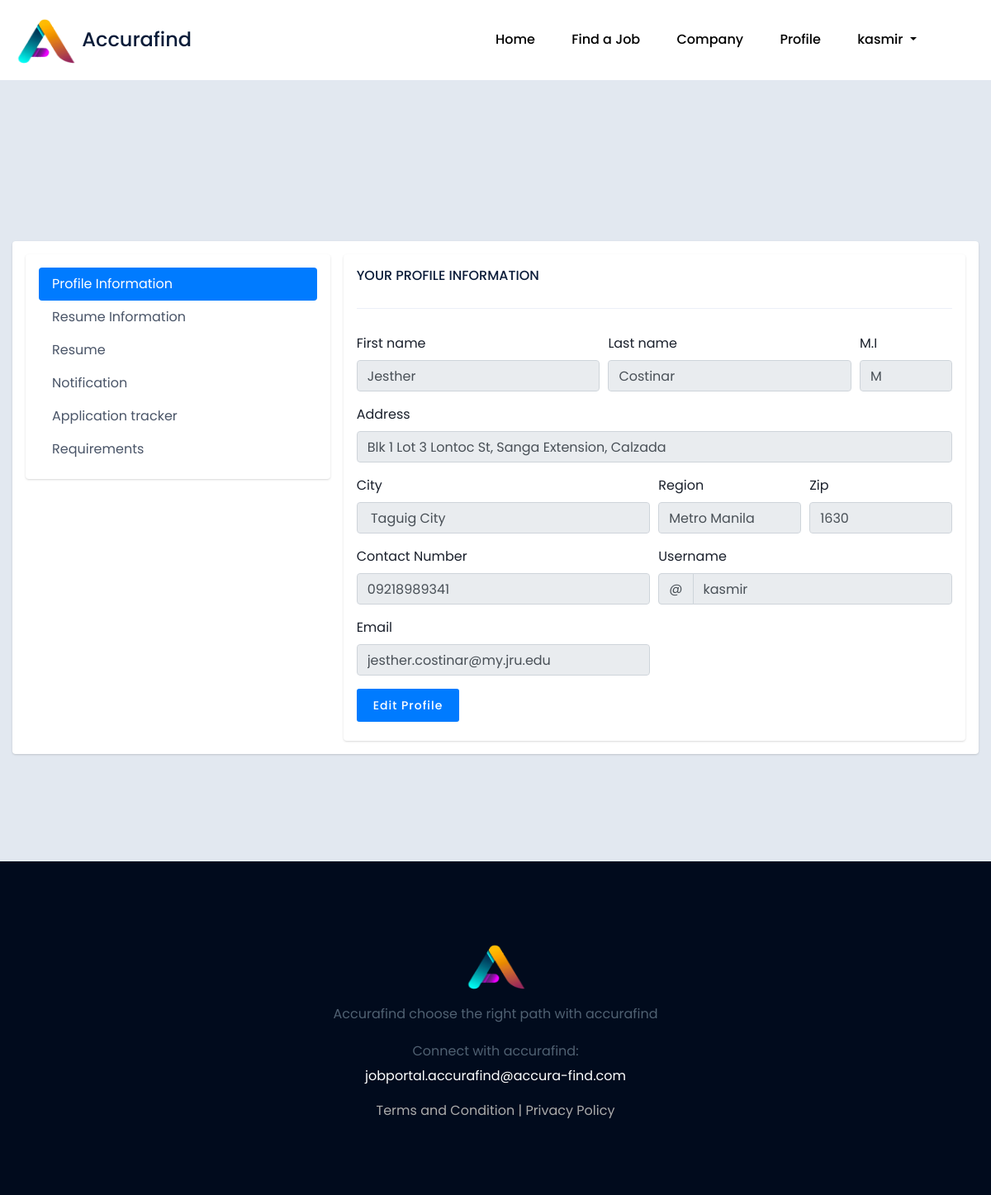
Page /applicant_profile.php (signed in) on the committed database.
### tables this page shows
CREATE TABLE `tblapplicant` (
  `APPLICANTID` int(11) NOT NULL,
  `FNAME` varchar(90) NOT NULL,
  `LNAME` varchar(90) NOT NULL,
  `MNAME` varchar(90) NOT NULL,
  `ADDRESS` varchar(200) NOT NULL,
  `CITY` varchar(90) NOT NULL,
  `STATE` varchar(90) NOT NULL,
  `ZIP` varchar(50) NOT NULL,
  `CONTACTNO` varchar(90) NOT NULL,
  `USERNAME` varchar(90) NOT NULL,
  `EMAIL` varchar(250) NOT NULL,
  `PASSWORD` varchar(250) NOT NULL,
  `OBJECTIVES` varchar(2048) NOT NULL,
  `AGE` int(20) NOT NULL,
  `BIRTHDATE` date NOT NULL,
  `HIGHEST_EDUC` varchar(250) NOT NULL,
  `WORK_EXP` varchar(250) NOT NULL,
  `FILE_NAME` varchar(2048) NOT NULL,
  `STATUS` varchar(30) NOT NULL,
  `IS_VERIFIED` int(11) NOT NULL,
  `VERIFY_LEVEL` varchar(100) NOT NULL
);

### applicant_profile.php (the view, shortened to what this page needs)
<?php
include('connection/config.php');
if (isset($_SESSION['applicantid'])) {
    $applicantid = $_SESSION['applicantid'];
} else {
    header('location: login.php');
}
$getApplicant = mysqli_query($conn, "SELECT * FROM tblapplicant WHERE applicantid = '$applicantid'");
while ($applicantRow = mysqli_fetch_array($getApplicant)) {
    $applicantFname = $applicantRow['FNAME'];
    $applicantLname = $applicantRow['LNAME'];
    $applicantMname = $applicantRow['MNAME'];
    $applicantAddress = $applicantRow['ADDRESS'];
    $applicantCity = $applicantRow['CITY'];
    $applicantState = $applicantRow['STATE'];
    $applicantZip = $applicantRow['ZIP'];
    $applicantContact = $applicantRow['CONTACTNO'];
    $applicantUsername = $applicantRow['USERNAME'];
    $applicantEmail = $applicantRow['EMAIL'];
}
?>
<?php include_once "partial/applicant_header.php"; ?>
<main style="background: #e2e8f0;">
    <section class="featured-job-area feature-padding">
        <div class="container">
            <div class="row gutters">
                <div class="col-xl-12 col-lg-12 col-md-12 col-sm-12 col-12">
                    <div class="card h-100">
                        <div class="card-body">
                            <div class="row gutters" style="color: #1a202c; text-align: left; ">
                                <div class="container">
                                    <div class="row gutters-sm">
                                        <div class="col-md-4 d-none d-md-block">
                                            <div class="card">
                                                <div class="card-body">
                                                    <nav class="nav flex-column nav-pills nav-gap-y-1">
                                                        <a href="#profile" data-toggle="tab" class="nav-item nav-link has-icon nav-link-faded active a-side-nav">
                                                            Profile Information
                                                        </a>
                                                        <a href="#resumeinfo" data-toggle="tab" class="nav-item nav-link has-icon nav-link-faded  a-side-nav">
                                                            Resume Information
                                                        </a>
                                                        <a href="#resume" data-toggle="tab" class="nav-item nav-link has-icon nav-link-faded a-side-nav">
                                                            Resume
                                                        </a>
                                                        <a href="#notification" data-toggle="tab" class="nav-item nav-link has-icon nav-link-faded a-side-nav">
                                                            Notification
                                                        </a>
                                                        <a href="#tracker" data-toggle="tab" class="nav-item nav-link has-icon nav-link-faded a-side-nav ">
                                                            Application tracker
                                                        </a>
                                                        <a href="#requirement" data-toggle="tab" class="nav-item nav-link has-icon nav-link-faded  a-side-nav">
                                                            Requirements
                                                        </a>
                                                    </nav>
                                                </div>
                                            </div>
                                        </div>
                                        <div class="col-md-8">
                                            <div class="card">
                                                <div class="card-body tab-content">
                                                    <div class="tab-pane active" id="profile">
                                                        <h6>YOUR PROFILE INFORMATION</h6>
                                                        <hr>
                                                        <form>
                                                            <div class="form-row">
                                                                <div class="col-md-5 mb-3">
                                                                    <label for="fname">First name</label>
                                                                    <input type="text" class="form-control" id="fname" name="fname" placeholder="First name" value="<?php echo $applicantFname ?>" readonly>
                                                                </div>
                                                                <div class="col-md-5 mb-3">
                                                                    <label for="lname">Last name</label>
                                                                    <input type="text" class="form-control" id="lname" name="lname" placeholder="Last name" value="<?php echo $applicantLname ?>" readonly>
                                                                </div>
                                                                <div class="col-md-2 mb-3">
                                                                    <label for="mname">M.I</label>
                                                                    <input type="text" class="form-control" id="mname" name="mname" maxlength="1" placeholder="M.I" value="<?php echo $applicantMname ?>" readonly>
                                                                </div>
                                                            </div>
                                                            <div class="form-group">
                                                                <label for="address">Address</label>
                                                                <input type="text" class="form-control" id="address" name="address" placeholder="1234 Main St" value="<?php echo $applicantAddress ?>" readonly>
                                                            </div>
                                                            <div class="form-row">
                                                                <div class="col-md-6 mb-3">
                                                                    <label for="city">City</label>
                                                                    <input type="text" class="form-control" id="city" name="city" placeholder="City" value="<?php echo $applicantCity ?>" readonly>
                                                                </div>
                                                                <div class="col-md-3 mb-3">
                                                                    <label for="region">Region</label>
                                                                    <input type="text" class="form-control" id="region" name="state" placeholder="Region" value="<?php echo $applicantState ?>" readonly>
                                                                </div>
                                                                <div class="col-md-3 mb-3">
                                                                    <label for="zip">Zip</label>
                                                                    <input type="number" class="form-control" id="zip" name="zip" placeholder="zip" value="<?php echo $applicantZip ?>" readonly>
                                                                </div>
                                                            </div>
                                                            <div class="form-row">
                                                                <div class="col-md-6 mb-3">
                                                                    <label for="contact">Contact Number</label>
                                                                    <input type="number" class="form-control" id="contact" name="contactno" placeholder="Contact no#" value="<?php echo $applicantContact ?>" readonly>
                                                                </div>
                                                                <div class="col-md-6 mb-3">
                                                                    <label for="username">Username</label>
                                                                    <div class="input-group">
                                                                        <div class="input-group-prepend">
                                                                            <span class="input-group-text" id="inputGroupPrepend2">@</span>
                                                                        </div>
                                                                        <input type="text" class="form-control" id="username" placeholder="Username" name="username" value="<?php echo $applicantUsername ?>" readonly>
                                                                    </div>
                                                                </div>
                                                            </div>
                                                            <div class="form-row">
                                                                <div class="form-group col-md-6">
                                                                    <label for="email">Email</label>
                                                                    <input type="email" class="form-control" id="email" name="email" placeholder="Email" value="<?php echo $applicantEmail ?>" readonly>
                                                                </div>
                                                            </div>
                                                            <a href="updateProfile.php" type="button" class="btn-pri btn-primary">Edit Profile</a>
                                                        </form>
                                                    </div>
                                                </div>
                                            </div>
                                        </div>
                                    </div>
                                </div>
                            </div>
                        </div>
                    </div>
                </div>
            </div>
    </section>
</main>
<?php include_once "partial/footer.php"; ?>

### rows in the picture
tblapplicant: fname "Jesther", lname "Costinar", mname "M", address "Blk 1 Lot 3 Lontoc St, Sanga Extension, Calzada", city "Taguig City", state "Metro Manila", zip "1630", contactno "09218989341", username "kasmir", email "jesther.costinar@my.jru.edu"

### other values in the picture
$_SESSION['username'] "kasmir"
